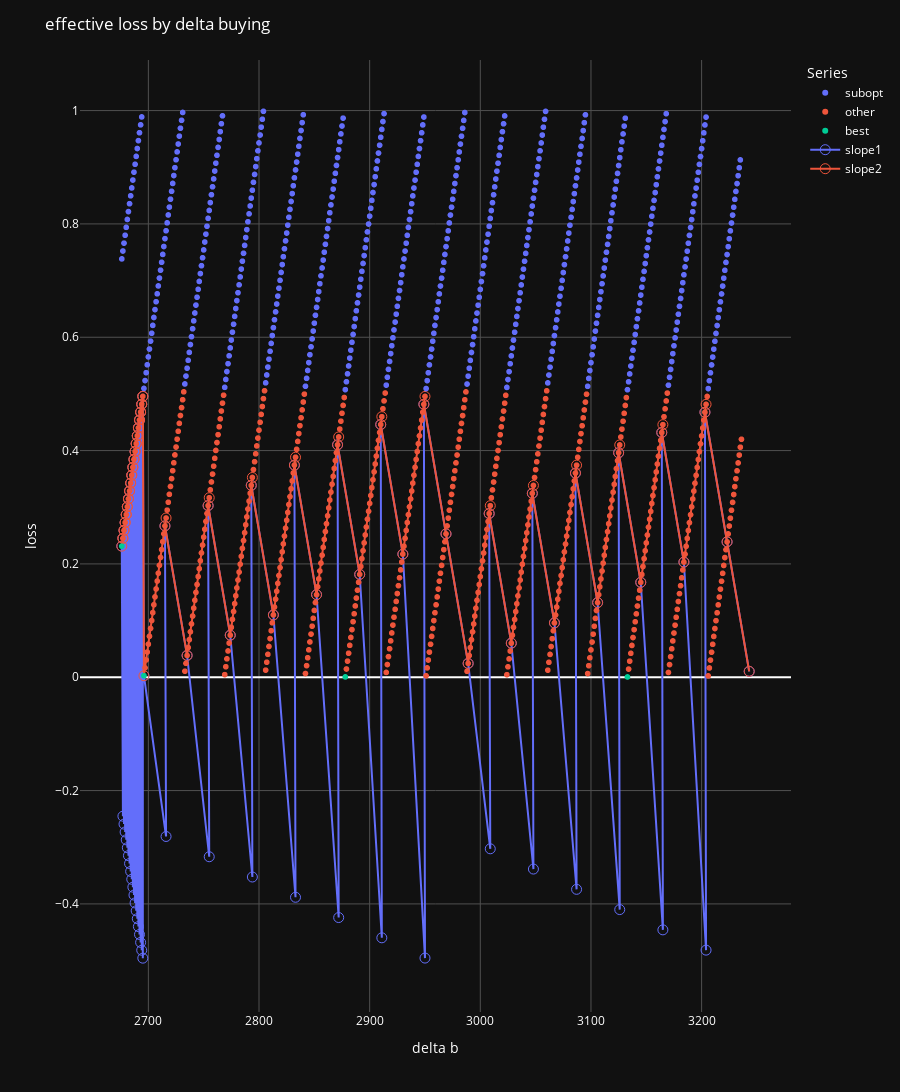

This figure's notebook cell:
### Code cell
# Create an interactive scatter plot
fig = px.scatter(combined_df, x='delta_b', y='loss', color='Series', #size='point_size',
                 hover_data=['delta_b', 'delta_s', 'loss'])

# Add lines for specified series
# for series in slopes_df:
#     fig.add_trace(px.line(series, x='delta_s', y='loss', color='Series').data[0])

# Concatenate all DataFrames in slopes_df
all_slopes_df = pd.concat(slopes_df)
# Create a line plot for all slopes
line_fig = px.line(all_slopes_df, x='delta_b', y='loss', color='Series', hover_data=['delta_b', 'delta_s', 'loss'], markers=True)

# Add each line trace individually
for trace in line_fig.data:
    trace.update(marker=dict(symbol='circle-open', size=10)) 
    fig.add_trace(trace)

# Update marker properties to have darker outlines
# fig.update_traces(marker=dict(line=dict(width=1, color='rgba(40,40,40,1)')))  # Adjust the color as needed

# Update marker properties to remove outlines or match the fill color
fig.update_traces(marker=dict(line=dict(width=0)))  # Removes the outline

# Alternatively, to set the outline to the same color as the fill:
# fig.update_traces(marker=dict(line=dict(width=1, color='SAME_COLOR')))


# Update the layout for dark mode
fig.update_layout(
    title='Scatter Plot in Dark Mode',
    plot_bgcolor='rgb(17,17,17)',  # Dark plot background
    paper_bgcolor='rgb(17,17,17)',  # Dark paper background
    font_color='white',  # White text for better contrast
    xaxis=dict(
        gridcolor='rgb(80,80,80)',  # Darker gridlines
    ),
    yaxis=dict(
        gridcolor='rgb(80,80,80)',  # Darker gridlines
    )
)

# Add plot titles and labels
fig.update_layout(title='effective loss by delta buying',
                  xaxis_title='delta b',
                  yaxis_title='loss',
                  # showlegend=False,
                  height=1600)
                  

# fig.update_yaxes(range=[combined_df['loss'].min(), combined_df['loss'].max()])  # Adjust the range as needed

# # Sort the DataFrame by 'ratio' in descending order
# sorted_df = combined_df.sort_values(by='loss', ascending=False)

# # Adding a line that connects the dots in decreasing order of their y-value
# fig.add_trace(px.line(sorted_df, x='delta_b', y='loss').data[0])

# # Find the five lowest unique y-values (ratios)
# lowest_ratios = combined_df['loss'].unique()
# lowest_ratios.sort()

# # Group by 'ratio' and draw lines for each of the five lowest ratios
# for loss in lowest_ratios[:20]:
#     group = combined_df[combined_df['loss'] == loss]
#     # Sort each group by 'delta_b' to make line connections logical
#     sorted_group = group.sort_values(by='delta_b')
#     fig.add_trace(px.line(sorted_group, x='delta_b', y='loss').data[0])

# # Adjusting the plot size and layout
# fig.update_layout(title='Scatter Plot with Lines for Lowest Y-values',
#                   xaxis_title='Delta_b',
#                   yaxis_title='loss',
#                   height=800)

# Show the plot
fig.show()

### Figure 1 — Plotly figure (JSON) as saved in the notebook; plotly's stock layout.template omitted (floating-point values rounded to 4 significant figures; data arrays with more than 128 entries replaced by an {"elided": "..."} marker saying what was removed)
{"data": [{"customdata": {"elided": "545x1 int values"}, "hovertemplate": "Series=subopt<br>delta_b=%{x}<br>loss=%{y}<br>delta_s=%{customdata[0]}<extra></extra>", "legendgroup": "subopt", "marker": {"color": "#636efa", "line": {"width": 0}, "symbol": "circle"}, "mode": "markers", "name": "subopt", "showlegend": true, "type": "scattergl", "x": {"elided": "545 int values"}, "xaxis": "x", "y": {"elided": "545 float values"}, "yaxis": "y"}, {"customdata": {"elided": "557x1 int values"}, "hovertemplate": "Series=other<br>delta_b=%{x}<br>loss=%{y}<br>delta_s=%{customdata[0]}<extra></extra>", "legendgroup": "other", "marker": {"color": "#EF553B", "line": {"width": 0}, "symbol": "circle"}, "mode": "markers", "name": "other", "showlegend": true, "type": "scattergl", "x": {"elided": "557 int values"}, "xaxis": "x", "y": {"elided": "557 float values"}, "yaxis": "y"}, {"customdata": [[5279], [5318], [5677], [6180]], "hovertemplate": "Series=best<br>delta_b=%{x}<br>loss=%{y}<br>delta_s=%{customdata[0]}<extra></extra>", "legendgroup": "best", "marker": {"color": "#00cc96", "line": {"width": 0}, "symbol": "circle"}, "mode": "markers", "name": "best", "showlegend": true, "type": "scattergl", "x": [2676, 2696, 2878, 3133], "xaxis": "x", "y": [0.2313, 0.002686, 0.0006104, 0.0004883], "yaxis": "y"}, {"customdata": [[5279], [5281], [5281], [5283], [5283], [5285], [5285], [5287], [5287], [5289], [5289], [5291], [5291], [5293], [5293], [5295], [5295], [5297], [5297], [5299], [5299], [5301], [5301], [5303], [5303], [5305], [5305], [5307], [5307], [5309], [5309], [5311], [5311], [5313], [5313], [5315], [5315], [5317], [5317], [5318], [5358], [5356], [5395], [5435], [5433], [5472], [5512], [5510], [5549], [5589], [5587], [5626], [5666], [5664], [5703], [5743], [5741], [5780], [5820], [5818], [5857], [5896], [5936], [5934], [5973], [6013], [6011], [6050], [6090], [6088], [6127], [6167], [6165], [6204], [6244], [6242], [6281], [6321], [6319], [6358], [6397]], "hovertemplate": "Series=slope1<br>delta_b=%{x}<br>loss=%{y}<br>delta_s=%{customdata[0]}<extra></extra>", "legendgroup": "slope1", "line": {"color": "#636efa", "dash": "solid"}, "marker": {"line": {"width": 0}, "size": 10, "symbol": "circle-open"}, "mode": "lines+markers", "name": "slope1", "orientation": "v", "showlegend": true, "type": "scatter", "x": [2676, 2677, 2677, 2678, 2678, 2679, 2679, 2680, 2680, 2681, 2681, 2682, 2682, 2683, 2683, 2684, 2684, 2685, 2685, 2686, 2686, 2687, 2687, 2688, 2688, 2689, 2689, 2690, 2690, 2691, 2691, 2692, 2692, 2693, 2693, 2694, 2694, 2695, 2695, 2696, 2716, 2715, 2735, 2755, 2754, 2774, 2794, 2793, 2813, 2833, 2832, 2852, 2872, 2871, 2891, 2911, 2910, 2930, 2950, 2949, 2969, 2989, 3009, 3008, 3028, 3048, 3047, 3067, 3087, 3086, 3106, 3126, 3125, 3145, 3165, 3164, 3184, 3204, 3203, 3223, 3243], "xaxis": "x", "y": [0.2313, -0.2452, 0.2452, -0.2592, 0.2592, -0.2731, 0.2731, -0.287, 0.287, -0.3009, 0.3009, -0.3148, 0.3148, -0.3287, 0.3287, -0.3427, 0.3427, -0.3566, 0.3566, -0.3705, 0.3705, -0.3844, 0.3844, -0.3983, 0.3983, -0.4122, 0.4122, -0.4261, 0.4261, -0.4401, 0.4401, -0.454, 0.454, -0.4679, 0.4679, -0.4818, 0.4818, -0.4957, 0.4957, 0.002686, -0.281, 0.2671, 0.03845, -0.3168, 0.3029, 0.07422, -0.3525, 0.3386, 0.11, -0.3883, 0.3744, 0.1458, -0.4241, 0.4102, 0.1815, -0.4598, 0.4459, 0.2173, -0.4956, 0.4817, 0.2531, 0.02441, -0.3027, 0.2888, 0.06018, -0.3385, 0.3246, 0.09595, -0.3743, 0.3604, 0.1317, -0.41, 0.3961, 0.1675, -0.4458, 0.4319, 0.2032, -0.4816, 0.4677, 0.239, 0.01038], "yaxis": "y"}, {"customdata": [[5279], [5281], [5281], [5283], [5283], [5285], [5285], [5287], [5287], [5289], [5289], [5291], [5291], [5293], [5293], [5295], [5295], [5297], [5297], [5299], [5299], [5301], [5301], [5303], [5303], [5305], [5305], [5307], [5307], [5309], [5309], [5311], [5311], [5313], [5313], [5315], [5315], [5317], [5317], [5318], [5358], [5356], [5395], [5435], [5433], [5472], [5512], [5510], [5549], [5589], [5587], [5626], [5666], [5664], [5703], [5743], [5741], [5780], [5820], [5818], [5857], [5896], [5936], [5934], [5973], [6013], [6011], [6050], [6090], [6088], [6127], [6167], [6165], [6204], [6244], [6242], [6281], [6321], [6319], [6358], [6397]], "hovertemplate": "Series=slope2<br>delta_b=%{x}<br>loss=%{y}<br>delta_s=%{customdata[0]}<extra></extra>", "legendgroup": "slope2", "line": {"color": "#EF553B", "dash": "solid"}, "marker": {"line": {"width": 0}, "size": 10, "symbol": "circle-open"}, "mode": "lines+markers", "name": "slope2", "orientation": "v", "showlegend": true, "type": "scatter", "x": [2676, 2677, 2677, 2678, 2678, 2679, 2679, 2680, 2680, 2681, 2681, 2682, 2682, 2683, 2683, 2684, 2684, 2685, 2685, 2686, 2686, 2687, 2687, 2688, 2688, 2689, 2689, 2690, 2690, 2691, 2691, 2692, 2692, 2693, 2693, 2694, 2694, 2695, 2695, 2696, 2716, 2715, 2735, 2755, 2754, 2774, 2794, 2793, 2813, 2833, 2832, 2852, 2872, 2871, 2891, 2911, 2910, 2930, 2950, 2949, 2969, 2989, 3009, 3008, 3028, 3048, 3047, 3067, 3087, 3086, 3106, 3126, 3125, 3145, 3165, 3164, 3184, 3204, 3203, 3223, 3243], "xaxis": "x", "y": [0.2313, 0.2452, 0.2452, 0.2592, 0.2592, 0.2731, 0.2731, 0.287, 0.287, 0.3009, 0.3009, 0.3148, 0.3148, 0.3287, 0.3287, 0.3427, 0.3427, 0.3566, 0.3566, 0.3705, 0.3705, 0.3844, 0.3844, 0.3983, 0.3983, 0.4122, 0.4122, 0.4261, 0.4261, 0.4401, 0.4401, 0.454, 0.454, 0.4679, 0.4679, 0.4818, 0.4818, 0.4957, 0.4957, 0.002686, 0.281, 0.2671, 0.03845, 0.3168, 0.3029, 0.07422, 0.3525, 0.3386, 0.11, 0.3883, 0.3744, 0.1458, 0.4241, 0.4102, 0.1815, 0.4598, 0.4459, 0.2173, 0.4956, 0.4817, 0.2531, 0.02441, 0.3027, 0.2888, 0.06018, 0.3385, 0.3246, 0.09595, 0.3743, 0.3604, 0.1317, 0.41, 0.3961, 0.1675, 0.4458, 0.4319, 0.2032, 0.4816, 0.4677, 0.239, 0.01038], "yaxis": "y"}], "layout": {"font": {"color": "white"}, "height": 1600, "legend": {"title": {"text": "Series"}, "tracegroupgap": 0}, "margin": {"t": 60}, "paper_bgcolor": "rgb(17,17,17)", "plot_bgcolor": "rgb(17,17,17)", "title": {"text": "effective loss by delta buying"}, "xaxis": {"anchor": "y", "domain": [0, 1], "gridcolor": "rgb(80,80,80)", "title": {"text": "delta b"}}, "yaxis": {"anchor": "x", "domain": [0, 1], "gridcolor": "rgb(80,80,80)", "title": {"text": "loss"}}}}
